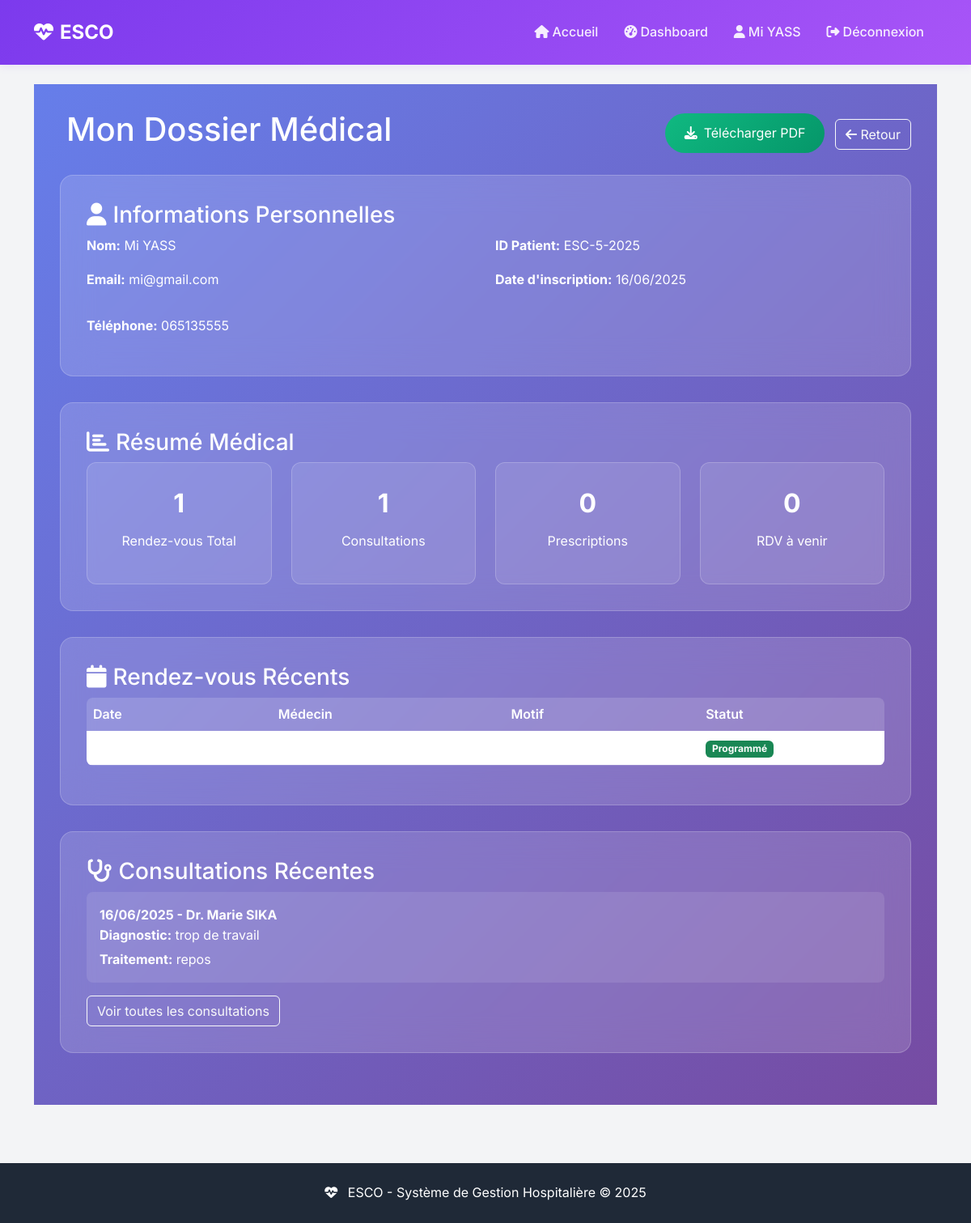
The app's page /mon-dossier-medical/ (signed in) with its own data.
### main/models.py (models this page shows, shortened)
class CustomUser(AbstractUser):
    ROLE_CHOICES = [
        ('patient', 'Patient'),
        ('docteur', 'Médecin'),
        ('admin', 'Administrateur'),
        ('infirmier', 'Infirmier'),
        ('secretaire', 'Secrétaire'),
    ]
    role = models.CharField(max_length=20, choices=ROLE_CHOICES, default='patient')
    user_id = models.CharField(max_length=20, unique=True, blank=True, null=True)
    telephone = models.CharField(max_length=20, blank=True, null=True)
    adresse = models.TextField(blank=True, null=True)
    specialite = models.CharField(max_length=100, blank=True, null=True)
    date_naissance = models.DateField(blank=True, null=True, verbose_name="Date de naissance")
    poids = models.FloatField(blank=True, null=True, verbose_name="Poids (kg)")
    taille = models.FloatField(blank=True, null=True, verbose_name="Taille (cm)")
    tension_systolique = models.IntegerField(blank=True, null=True, verbose_name="Tension systolique")
    tension_diastolique = models.IntegerField(blank=True, null=True, verbose_name="Tension diastolique")
    groupe_sanguin = models.CharField(max_length=5, blank=True, null=True,
                                    choices=[
                                        ('O+', 'O+'), ('O-', 'O-'),
                                        ('A+', 'A+'), ('A-', 'A-'),
                                        ('B+', 'B+'), ('B-', 'B-'),
                                        ('AB+', 'AB+'), ('AB-', 'AB-'),
                                    ], verbose_name="Groupe sanguin")
    allergies = models.TextField(blank=True, null=True, verbose_name="Allergies connues")
    antecedents_medicaux = models.TextField(blank=True, null=True, verbose_name="Antécédents médicaux")
    medicaments_actuels = models.TextField(blank=True, null=True, verbose_name="Médicaments actuels")
    personne_urgence_nom = models.CharField(max_length=100, blank=True, null=True, verbose_name="Contact d'urgence - Nom")
    personne_urgence_tel = models.CharField(max_length=20, blank=True, null=True, verbose_name="Contact d'urgence - Téléphone")
    profil_complete = models.BooleanField(default=False, verbose_name="Profil médical complété")
    derniere_maj_profil = models.DateTimeField(blank=True, null=True, verbose_name="Dernière mise à jour du profil")

class RendezVous(models.Model):
    STATUS_CHOICES = [
        ('programme', 'Programmé'),
        ('confirme', 'Confirmé'),
        ('en_cours', 'En cours'),
        ('termine', 'Terminé'),
        ('annule', 'Annulé'),
    ]
    patient = models.ForeignKey(CustomUser, on_delete=models.CASCADE, related_name='rdv_patient')
    medecin = models.ForeignKey(CustomUser, on_delete=models.CASCADE, related_name='rdv_medecin')
    date_rdv = models.DateField()
    heure_rdv = models.TimeField(default=time(9, 0))
    motif = models.TextField()
    status = models.CharField(max_length=20, choices=STATUS_CHOICES, default='programme')
    notes = models.TextField(blank=True, null=True)
    created_at = models.DateTimeField(auto_now_add=True)
    updated_at = models.DateTimeField(auto_now=True)

class Consultation(models.Model):
    rdv = models.OneToOneField(RendezVous, on_delete=models.CASCADE)
    symptomes = models.TextField(blank=True, null=True)
    diagnostic = models.TextField(blank=True, null=True)
    traitement = models.TextField(blank=True, null=True)
    observations = models.TextField(blank=True, null=True)
    created_at = models.DateTimeField(auto_now_add=True)
    updated_at = models.DateTimeField(auto_now=True)

### main/views.py (the view)
# urls.py: path('mon-dossier-medical/', views.mon_dossier_medical, name='mon_dossier_medical'),
@login_required
def mon_dossier_medical(request):
    if not (hasattr(request.user, 'role') and request.user.role == 'patient'):
        messages.error(request, 'Accès réservé aux patients.')
        return redirect('dashboard')
    rdv_list = RendezVous.objects.filter(patient=request.user).order_by('-date_rdv')[:10]
    consultations_list = Consultation.objects.filter(
        rdv__patient=request.user
    ).order_by('-created_at')[:5]
    prescriptions_list = Prescription.objects.filter(
        patient=request.user
    ).order_by('-date_prescription')[:5]
    stats = {
        'total_rdv': RendezVous.objects.filter(patient=request.user).count(),
        'total_consultations': Consultation.objects.filter(rdv__patient=request.user).count(),
        'total_prescriptions': Prescription.objects.filter(patient=request.user).count(),
        'prochains_rdv': RendezVous.objects.filter(
            patient=request.user,
            date_rdv__gte=timezone.now().date()
        ).count(),
    }
    patient_profile = request.user if hasattr(request.user, 'profil_complete') else None
    context = {
        'rdv_list': rdv_list,
        'consultations_list': consultations_list,
        'prescriptions_list': prescriptions_list,
        'stats': stats,
        'patient_profile': patient_profile,
    }
    return render(request, 'mon_dossier_medical.html', context)

### main/templates/mon_dossier_medical.html (shortened to what this page needs)
{% extends 'base.html' %}
{% block content %}
<div class="dossier-container">
    <div class="d-flex justify-content-between align-items-center mb-4">
        <h1>Mon Dossier Médical</h1>
        <div>
            <a href="{% url 'download_my_dossier_pdf' %}" class="btn-download me-2">
                <i class="fas fa-download"></i> Télécharger PDF
            </a>
            <a href="{% url 'dashboard_patient' %}" class="btn btn-outline-light">
                <i class="fas fa-arrow-left"></i> Retour
            </a>
        </div>
    </div>
    <div class="dossier-section">
        <h3><i class="fas fa-user me-2"></i>Informations Personnelles</h3>
        <div class="row">
            <div class="col-md-6">
                <p><strong>Nom:</strong> {{ user.get_full_name|default:user.username }}</p>
                <p><strong>Email:</strong> {{ user.email|default:"Non renseigné" }}</p>
            </div>
            <div class="col-md-6">
                <p><strong>ID Patient:</strong> ESC-{{ user.id }}-2025</p>
                <p><strong>Date d'inscription:</strong> {{ user.date_joined|date:"d/m/Y" }}</p>
            </div>
        </div>
        {% if patient_profile %}
        <div class="row mt-3">
            <div class="col-md-6">
                {% if patient_profile.telephone %}
                <p><strong>Téléphone:</strong> {{ patient_profile.telephone }}</p>
                {% endif %}
            </div>
            <div class="col-md-6">
            </div>
        </div>
        {% endif %}
    </div>
    <div class="dossier-section">
        <h3><i class="fas fa-chart-bar me-2"></i>Résumé Médical</h3>
        <div class="row">
            <div class="col-md-3">
                <div class="stat-card">
                    <div class="stat-number">{{ stats.total_rdv }}</div>
                    <p>Rendez-vous Total</p>
                </div>
            </div>
            <div class="col-md-3">
                <div class="stat-card">
                    <div class="stat-number">{{ stats.total_consultations }}</div>
                    <p>Consultations</p>
                </div>
            </div>
            <div class="col-md-3">
                <div class="stat-card">
                    <div class="stat-number">{{ stats.total_prescriptions }}</div>
                    <p>Prescriptions</p>
                </div>
            </div>
            <div class="col-md-3">
                <div class="stat-card">
                    <div class="stat-number">{{ stats.prochains_rdv }}</div>
                    <p>RDV à venir</p>
                </div>
            </div>
        </div>
    </div>
    {% if rdv_list %}
    <div class="dossier-section">
        <h3><i class="fas fa-calendar me-2"></i>Rendez-vous Récents</h3>
        <div class="table-responsive">
            <table class="table table-transparent">
                <thead>
                    <tr>
                        <th>Date</th>
                        <th>Médecin</th>
                        <th>Motif</th>
                        <th>Statut</th>
                    </tr>
                </thead>
                <tbody>
                    {% for rdv in rdv_list %}
                    <tr>
                        <td>{{ rdv.date_rdv|date:"d/m/Y" }}</td>
                        <td>Dr. {{ rdv.medecin.get_full_name }}</td>
                        <td>{{ rdv.motif|truncatechars:40 }}</td>
                        <td>
                            <span class="badge bg-success">Programmé</span>
                        </td>
                    </tr>
                    {% endfor %}
                </tbody>
            </table>
        </div>
    </div>
    {% endif %}
    {% if consultations_list %}
    <div class="dossier-section">
        <h3><i class="fas fa-stethoscope me-2"></i>Consultations Récentes</h3>
        {% for consultation in consultations_list %}
        <div class="mb-3 p-3" style="background: rgba(255,255,255,0.1); border-radius: 8px;">
            <div class="d-flex justify-content-between">
                <strong>{{ consultation.created_at|date:"d/m/Y" }} - Dr. {{ consultation.rdv.medecin.get_full_name }}</strong>
            </div>
            <p class="mb-1"><strong>Diagnostic:</strong> {{ consultation.diagnostic }}</p>
            {% if consultation.traitement %}
            <p class="mb-0"><strong>Traitement:</strong> {{ consultation.traitement }}</p>
            {% endif %}
        </div>
        {% endfor %}
        <a href="{% url 'consultations' %}" class="btn btn-outline-light">
            Voir toutes les consultations
        </a>
    </div>
    {% endif %}
</div>
{% endblock %}

### main/templates/base.html (shortened to what this page needs)
<!DOCTYPE html>
<html lang="fr">
<head>
    <link href="https://cdn.jsdelivr.net/npm/bootstrap@5.3.0/dist/css/bootstrap.min.css" rel="stylesheet">
    <link rel="stylesheet" href="https://cdnjs.cloudflare.com/ajax/libs/font-awesome/6.4.0/css/all.min.css">
</head>
<body>
    <nav class="navbar navbar-expand-lg navbar-custom">
        <div class="container">
            <a class="navbar-brand" href="/">
                <i class="fas fa-heartbeat me-2"></i>ESCO
            </a>
            <div class="collapse navbar-collapse" id="navbarNav">
                <ul class="navbar-nav ms-auto">
                    {% if user.is_authenticated %}
                        <li class="nav-item">
                            <a class="nav-link" href="/">
                                <i class="fas fa-home me-1"></i>Accueil
                            </a>
                        </li>
                        <li class="nav-item">
                            <a class="nav-link" href="/dashboard/">
                                <i class="fas fa-tachometer-alt me-1"></i>Dashboard
                            </a>
                        </li>
                        <li class="nav-item">
                            <span class="nav-link">
                                <i class="fas fa-user me-1"></i>{{ user.get_full_name|default:user.username }}
                            </span>
                        </li>
                        <li class="nav-item">
                            <a class="nav-link" href="/logout/">
                                <i class="fas fa-sign-out-alt me-1"></i>Déconnexion
                            </a>
                        </li>
                    {% endif %}
                </ul>
            </div>
        </div>
    </nav>
    <main class="container my-4">
        {% block content %}
        {% endblock %}
    </main>
    <footer class="mt-5 py-4" style="background-color: var(--text-dark); color: var(--white);">
        <div class="container text-center">
            <p class="mb-0">
                <i class="fas fa-heartbeat me-2"></i>
                ESCO - Système de Gestion Hospitalière &copy; 2025
            </p>
        </div>
    </footer>
</body>
</html>

### main/templates/base.html (style rules this page uses)
:root { --primary-purple: #7c3aed; --secondary-purple: #a855f7; --light-purple: #f3f4f6; --white: #ffffff; --text-dark: #1f2937; --text-light: #6b7280; }
body { font-family: 'Inter', sans-serif; background-color: var(--light-purple); color: var(--text-dark); line-height: 1.6; min-height: 100vh; display: flex; flex-direction: column; }
main { flex: 1; }
.navbar-custom { background: linear-gradient(135deg, var(--primary-purple) 0%, var(--secondary-purple) 100%); box-shadow: 0 2px 10px rgba(124, 58, 237, 0.1); padding: 1rem 0; }
.navbar-brand { color: var(--white) !important; font-weight: 700; font-size: 1.5rem; }
.navbar-nav .nav-link { color: rgba(255, 255, 255, 0.9) !important; font-weight: 500; padding: 0.5rem 1rem !important; border-radius: 8px; transition: all 0.3s ease; }

### main/templates/mon_dossier_medical.html (style rules this page uses)
.dossier-container { min-height: 100vh; background: linear-gradient(135deg, #667eea 0%, #764ba2 100%); padding: 2rem; color: white; }
.dossier-section { background: rgba(255, 255, 255, 0.15); backdrop-filter: blur(20px); border: 1px solid rgba(255, 255, 255, 0.2); border-radius: 16px; padding: 2rem; margin-bottom: 2rem; }
.btn-download { background: linear-gradient(135deg, #10b981, #059669); border: none; color: white; padding: 0.75rem 1.5rem; border-radius: 25px; text-decoration: none; display: inline-flex; align-items: center; gap: 0.5rem; transition: all 0.3s ease; }
.stat-card { background: rgba(255, 255, 255, 0.1); border-radius: 12px; padding: 1.5rem; text-align: center; border: 1px solid rgba(255, 255, 255, 0.2); }
.stat-number { font-size: 2rem; font-weight: bold; color: #fff; margin-bottom: 0.5rem; }
.table-transparent { background: rgba(255, 255, 255, 0.05); border-radius: 8px; overflow: hidden; }
.table-transparent th { background: rgba(255, 255, 255, 0.1); color: white; border: none; font-weight: 600; }
.table-transparent td { color: rgba(255, 255, 255, 0.9); border: none; border-bottom: 1px solid rgba(255, 255, 255, 0.1); }

### records on screen
CustomUser: get_full_name "Mi YASS", email "mi@gmail.com", id "5", date_joined "16/06/2025", telephone "065135555"
Consultation: created_at "16/06/2025", rdv.medecin.get_full_name "Marie SIKA", diagnostic "trop de travail", traitement "repos"

### other values on screen
{{ stats.total_rdv }} "1"
{{ stats.total_consultations }} "1"
{{ stats.total_prescriptions }} "0"
{{ stats.prochains_rdv }} "0"
